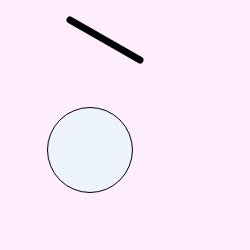
Frame 1 (no input)
Frame 60 (no input): identical to frame 1, image omitted
Frame 120 (the mouse pressed at the canvas centre since frame 60): identical to frame 1, image omitted

The p5.js sketch that drew this single still picture (run headless with seeded random() and noise() and a simulated clock; from frame 60 on, the mouse is pressed at the canvas centre):

// p5.js sketch
// ── sketch.js
//Amanda's first sketch but now with color~ in p5.js! 5/11/17


function setup() { // only happens once on the screen
  createCanvas(250,250); // sets the size of the canvas
}

function draw() { // loops in the canvas
  background(254,238, 253) // this sets the color of the background of the canvas 
  strokeWeight(7); // stroke weight determines the thickness of the line below
  line(70, 20,140, 60); // sets the coordinates to make a line by writing- line (x1, y1, x2, y2) which are my points in which I make a line.
  strokeWeight(1); // stroke weight determines the thickness of the line below
  fill(237,243,252); // fills all shapes below this line of color with the color determinded by the RGB scale in the ()
  ellipse(90, 150, 85, 85); // ellipse makes an oval. it is determined by the diameter which is the middle of the circle. then how high and wide you want your circle to be (x1,y 2, width, height) 
  //I noticed as I first tried to color in the background as well as my shapes that order is really important when it comes to code
  //I put the background last and it somehow erased my shapes and then I realized the computer reads things differently then a human would. they would know I just wanted to make the background pink and show my shapes since thats why I have them out anyways
  //So its very important that placement is taken in consideration.
}
